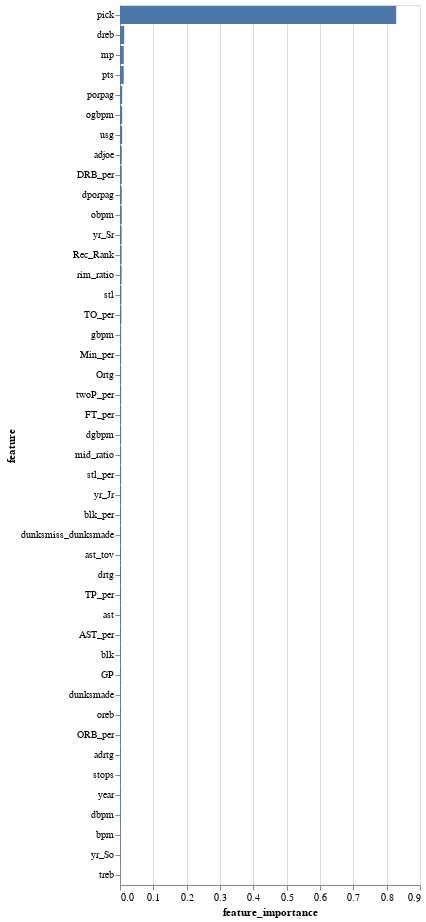

Here is the notebook cell this chart was saved with:
### Code cell
#Visualize the feature importance
import altair as alt

alt.Chart(feat_imp_rf_df).mark_bar().encode(
    x='feature_importance',
    y=alt.Y("feature", sort='-x'),
    tooltip=['feature','feature_importance']
)

### Figure 1 — Vega-Lite specification as saved in the notebook (floating-point values rounded to 4 significant figures)
{"config": {"view": {"continuousWidth": 300, "continuousHeight": 300}}, "data": {"name": "data-2b97ac2f6a06d144b96266e7356ee822"}, "mark": {"type": "bar"}, "encoding": {"tooltip": [{"field": "feature", "type": "nominal"}, {"field": "feature_importance", "type": "quantitative"}], "x": {"field": "feature_importance", "type": "quantitative"}, "y": {"field": "feature", "sort": "-x", "type": "nominal"}}, "$schema": "https://vega.github.io/schema/vega-lite/v5.20.1.json", "datasets": {"data-2b97ac2f6a06d144b96266e7356ee822": [{"feature": "pick", "feature_importance": 0.8286}, {"feature": "dreb", "feature_importance": 0.01254}, {"feature": "mp", "feature_importance": 0.01127}, {"feature": "pts", "feature_importance": 0.01114}, {"feature": "porpag", "feature_importance": 0.006496}, {"feature": "ogbpm", "feature_importance": 0.006424}, {"feature": "usg", "feature_importance": 0.006351}, {"feature": "adjoe", "feature_importance": 0.005419}, {"feature": "DRB_per", "feature_importance": 0.005343}, {"feature": "dporpag", "feature_importance": 0.005313}, {"feature": "obpm", "feature_importance": 0.005304}, {"feature": "yr_Sr", "feature_importance": 0.004928}, {"feature": "Rec_Rank", "feature_importance": 0.004886}, {"feature": "rim_ratio", "feature_importance": 0.004844}, {"feature": "stl", "feature_importance": 0.004214}, {"feature": "TO_per", "feature_importance": 0.004172}, {"feature": "gbpm", "feature_importance": 0.003474}, {"feature": "Min_per", "feature_importance": 0.003418}, {"feature": "Ortg", "feature_importance": 0.003393}, {"feature": "twoP_per", "feature_importance": 0.003389}, {"feature": "FT_per", "feature_importance": 0.003377}, {"feature": "dgbpm", "feature_importance": 0.003306}, {"feature": "mid_ratio", "feature_importance": 0.003275}, {"feature": "stl_per", "feature_importance": 0.003268}, {"feature": "yr_Jr", "feature_importance": 0.003249}, {"feature": "blk_per", "feature_importance": 0.003118}, {"feature": "dunksmiss_dunksmade", "feature_importance": 0.003057}, {"feature": "ast_tov", "feature_importance": 0.003033}, {"feature": "drtg", "feature_importance": 0.002901}, {"feature": "TP_per", "feature_importance": 0.002862}, {"feature": "ast", "feature_importance": 0.002706}, {"feature": "AST_per", "feature_importance": 0.002651}, {"feature": "blk", "feature_importance": 0.002559}, {"feature": "GP", "feature_importance": 0.00251}, {"feature": "dunksmade", "feature_importance": 0.002361}, {"feature": "oreb", "feature_importance": 0.002311}, {"feature": "ORB_per", "feature_importance": 0.002159}, {"feature": "adrtg", "feature_importance": 0.002152}, {"feature": "stops", "feature_importance": 0.002115}, {"feature": "year", "feature_importance": 0.002113}, {"feature": "dbpm", "feature_importance": 0.001605}, {"feature": "bpm", "feature_importance": 0.001281}, {"feature": "yr_So", "feature_importance": 0.001064}, {"feature": "treb", "feature_importance": 0.0}]}}
